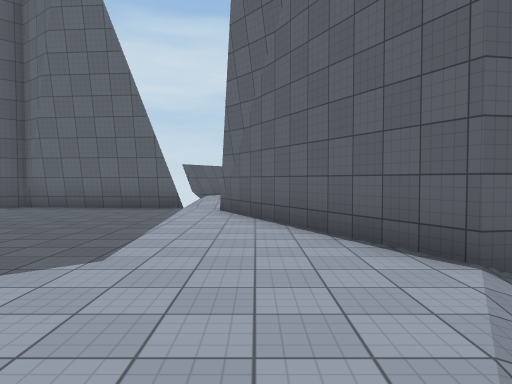
View 1 (above)

21 first-person views from a walk through a scene from a Unity 3-D project. The camera is 1.5 m above the floor, tilts 2° down and sees 70° across. The floor is counted in squares, 2 m on a side. Each view is taken from the middle of a square. On the plan, view 1 faces up. The plan holds only what a view shows up to about 11 squares ahead; the rest is blank. The place goes on beyond the plan. The player is left out. Surface patterns are stand-ins for the level's own textures.

View 2
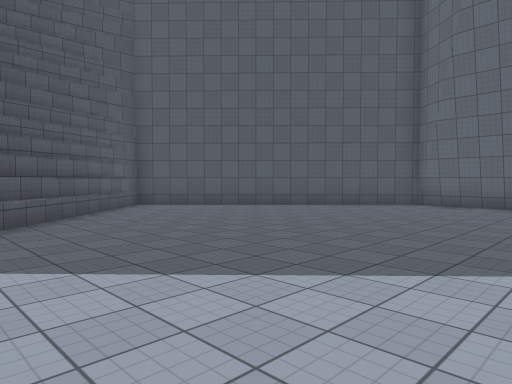

View 3
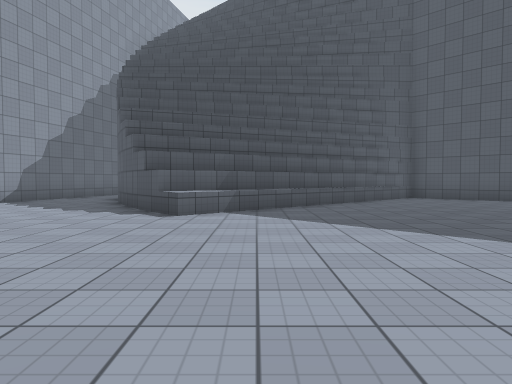

View 4
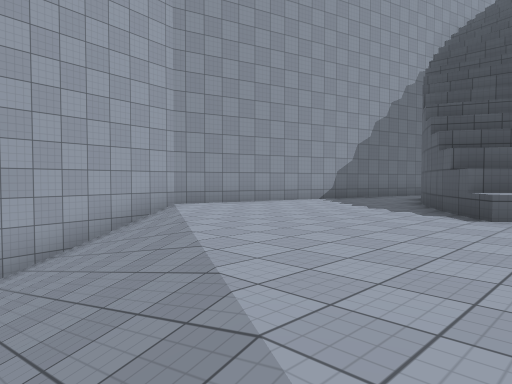

View 5
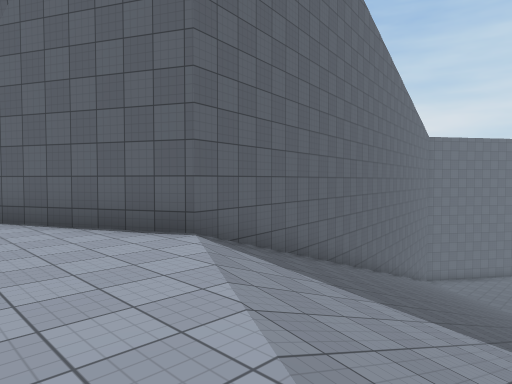

View 6
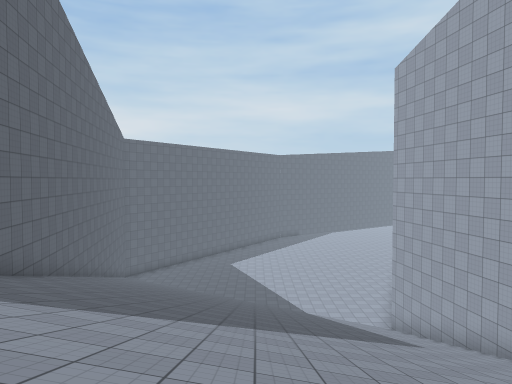

View 7
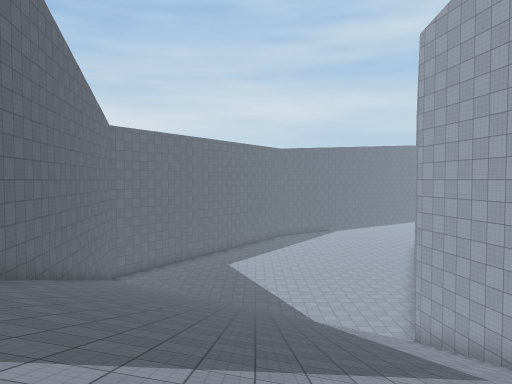

View 8
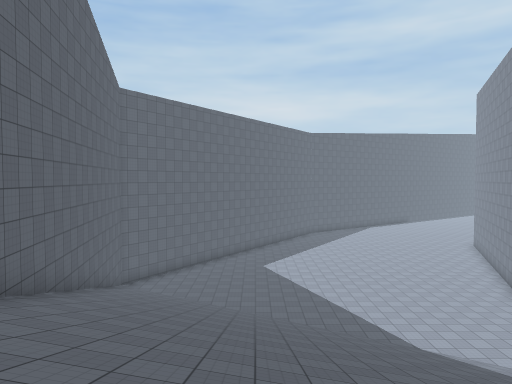

View 9
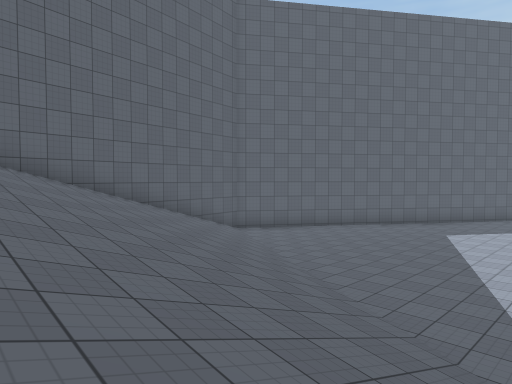

View 10
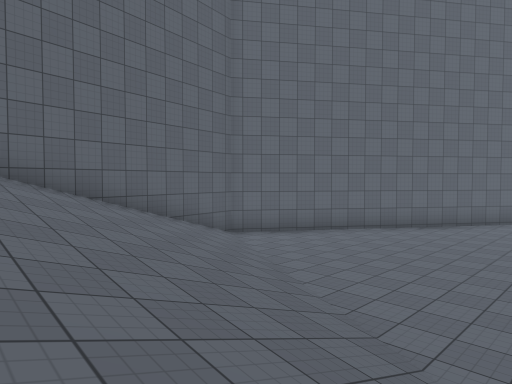

View 11
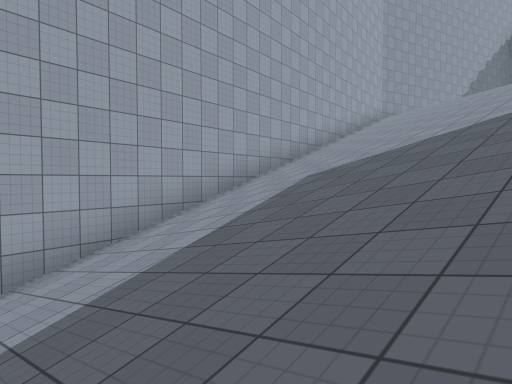

View 12
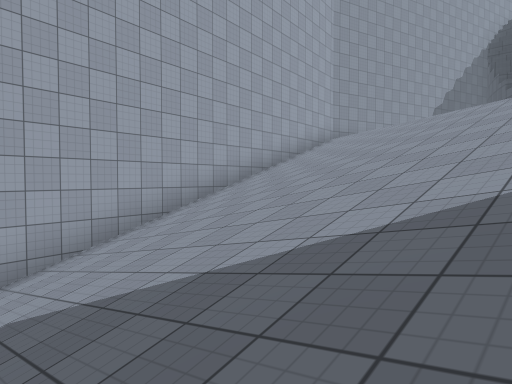

View 13
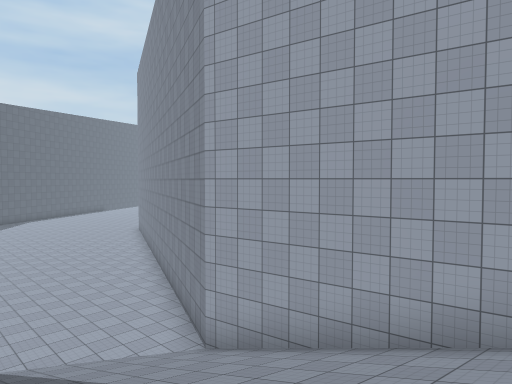

View 14
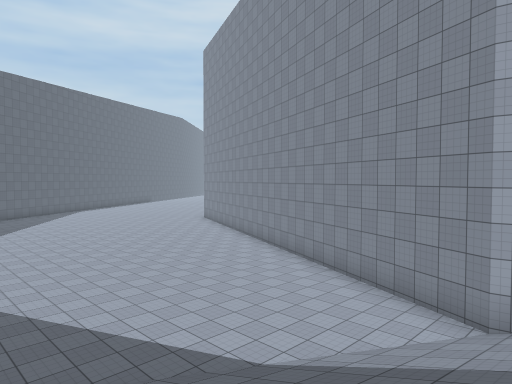

View 15
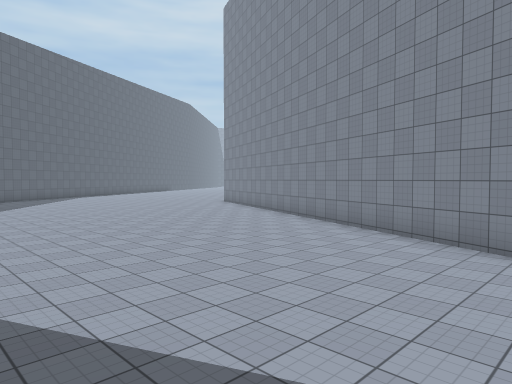

View 16
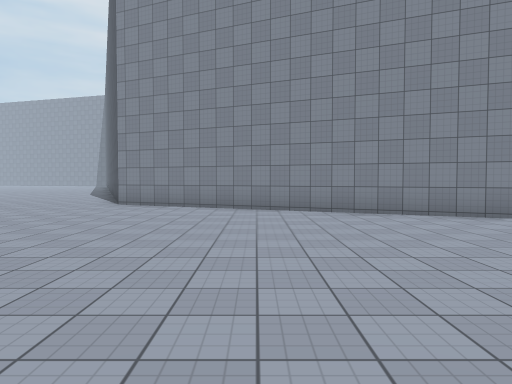

View 17
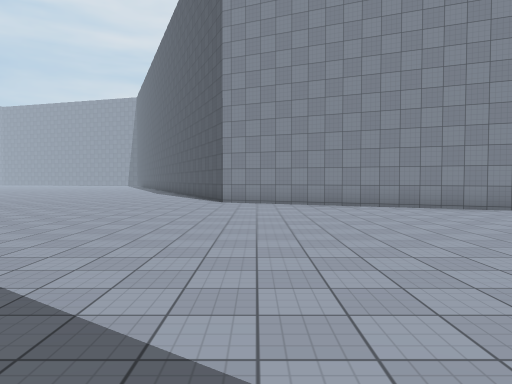

View 18
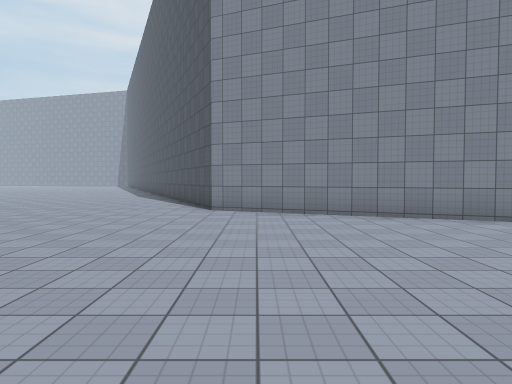

View 19
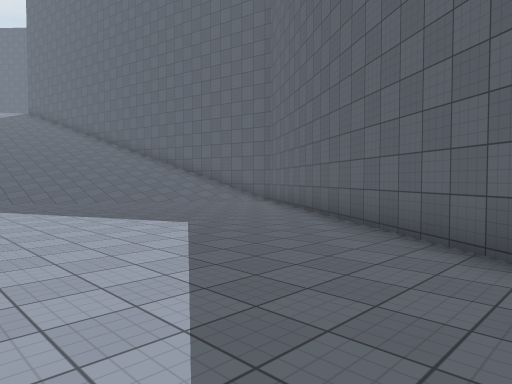

View 20
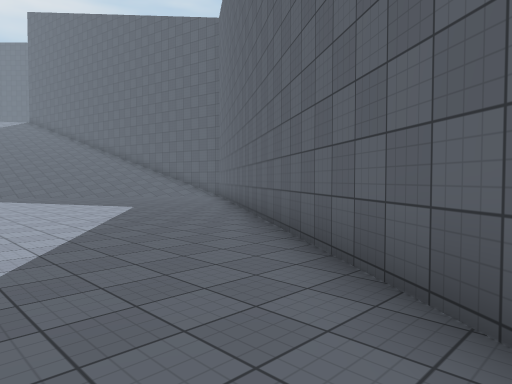

View 21
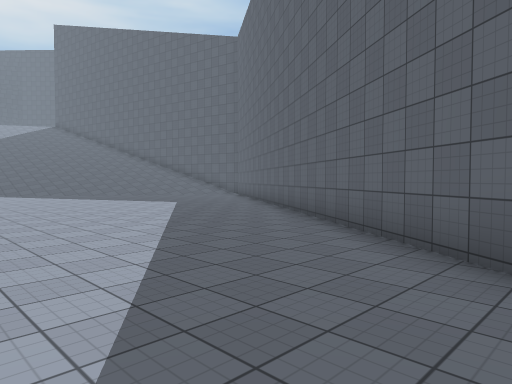

### Floor plan
Key: @ floor where view 1 was taken; # wall or solid block; x gap in a wall; . main floor; : floor 9.5 m higher than the main floor; + floor 10 m higher than the main floor; / step, stairs or slope; = window, fence, low wall or low ledge; ^ raised ledge.
Columns run from 11 left of view 1 to 33 right of it. Each row starts with its distance up from view 1.
 11          x+
 10     ######/
  9    ##:::::/#
  8   ##:::::::#
  7  ##::::::::##                ###
  6 ##::::::::::#          #######/###
  5 #:::::::::::##    ######//////...##
  4 :::::::::::::######///////////....###
  3 #::::::::::::////////////////.......##
  2 #^:::::::::::////////////////........##
  1  #^:::::::::////////////////..........###
  0  ##::::::::@///////////////.............##
 -1   ##:::::::////////////////..............###
 -2    ##=::::////////////////.................#
 -3   ###:::::////////////////..................
 -4 ###::::::////////////////....................
 -5 #::::::::////////////////....................
 -6 ::::::::///////////////#.....................
 -7 ::::::://////////#########.................
 -8 ####:::////#######       ####...............
 -9    #########                ###..............
-10                               ###............
-11                                 ####.........
-12                                    ###.......
-13                                      ###.....
-14                                        #.....
-15                                        ##....

Positions as (right, up) in squares from view 1, and headings:
1: (0, 0), facing up
2: (-2, -1), facing up-left
3: (0, -1), facing left
4: (0, -1), facing down-left
5: (-1, -1), facing up-right
6: (-1, -1), facing right
7: (1, -1), facing right
8: (5, 1), facing right
9: (11, -3), facing up-right
10: (13, -1), facing up-right
11: (11, -1), facing down-left
12: (7, -1), facing down-left
13: (7, -2), facing down-right
14: (11, 0), facing down-right
15: (14, -1), facing down-right
16: (24, -2), facing down
17: (27, -1), facing down
18: (27, -4), facing down
19: (28, -3), facing up-left
20: (32, -4), facing up-left
21: (33, -6), facing up-left
